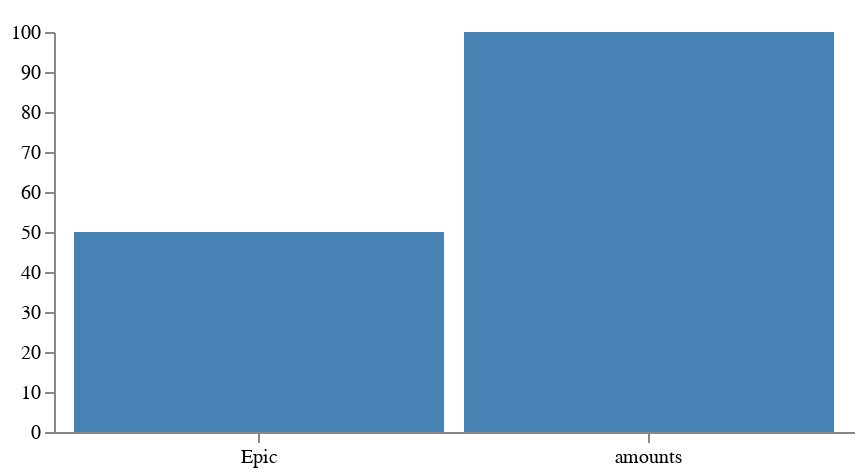

Notebook code cell kept with this figure:
### Code cell
//scala 2 example

kernel.publish.display(
  almond.interpreter.api.DisplayData(
    data = Map(       
      "application/vnd.vega.v5+json" -> ujson.write(spec, 2)
    )
  )  
)

### Figure 1 — Vega specification as saved in the notebook (floating-point values rounded to 4 significant figures)
{"$schema": "https://vega.github.io/schema/vega/v5.json", "axes": [{"orient": "bottom", "scale": "xscale"}, {"orient": "left", "scale": "yscale"}], "data": [{"name": "table", "values": [{"amount": 50, "category": "Epic"}, {"amount": 100, "category": "amounts"}]}], "description": "A basic bar chart example, with value labels shown upon mouse hover.", "height": 200, "marks": [{"encode": {"enter": {"width": {"band": 1, "scale": "xscale"}, "x": {"field": "category", "scale": "xscale"}, "y": {"field": "amount", "scale": "yscale"}, "y2": {"scale": "yscale", "value": 0}}, "hover": {"fill": {"value": "red"}}, "update": {"fill": {"value": "steelblue"}}}, "from": {"data": "table"}, "type": "rect"}, {"encode": {"enter": {"align": {"value": "center"}, "baseline": {"value": "bottom"}, "fill": {"value": "#333"}}, "update": {"fillOpacity": [{"test": "datum === tooltip", "value": 0}, {"value": 1}], "text": {"signal": "tooltip.amount"}, "x": {"band": 0.5, "scale": "xscale", "signal": "tooltip.category"}, "y": {"offset": -2, "scale": "yscale", "signal": "tooltip.amount"}}}, "type": "text"}], "padding": 5, "scales": [{"domain": {"data": "table", "field": "category"}, "name": "xscale", "padding": 0.05, "range": "width", "round": true, "type": "band"}, {"domain": {"data": "table", "field": "amount"}, "name": "yscale", "nice": true, "range": "height"}], "signals": [{"name": "tooltip", "on": [{"events": "rect:mouseover", "update": "datum"}, {"events": "rect:mouseout", "update": "{}"}], "value": {}}], "width": 400}
